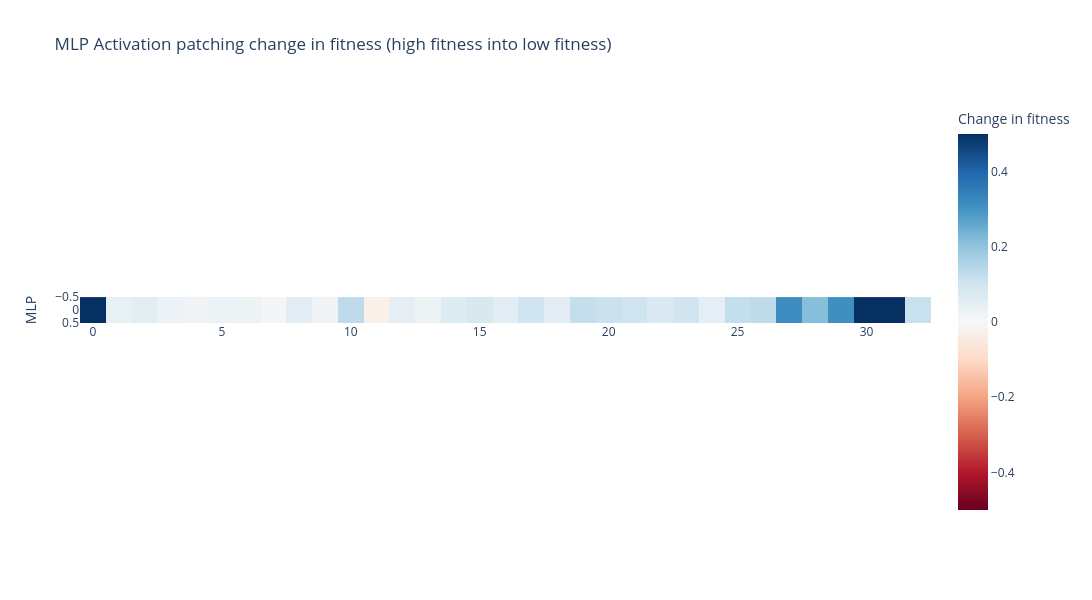

Notebook code cell kept with this figure:
### Code cell
imshow(
    patched_mlp_output.T,
    labels={"x": "", "y": "MLP", "color": "Change in fitness"},
    title="MLP Activation patching change in fitness (high fitness into low fitness)",
    width=1400,
    height=600,
    range_color=(-0.5,0.5)
)

### Figure 1 — Plotly figure (JSON) as saved in the notebook; plotly's stock layout.template omitted (floating-point values rounded to 4 significant figures)
{"data": [{"coloraxis": "coloraxis", "hovertemplate": "x: %{x}<br>MLP: %{y}<br>Change in fitness: %{z}<extra></extra>", "name": "0", "type": "heatmap", "xaxis": "x", "yaxis": "y", "z": [[0.9225, 0.04114, 0.05565, 0.02866, 0.01806, 0.02953, 0.02549, 0.009085, 0.05405, 0.01883, 0.1318, -0.02618, 0.04917, 0.02666, 0.06753, 0.08506, 0.05749, 0.1003, 0.05351, 0.1206, 0.1092, 0.1016, 0.07339, 0.1004, 0.04893, 0.1222, 0.1274, 0.3138, 0.214, 0.3092, 0.6654, 0.7631, 0.112]]}], "layout": {"coloraxis": {"autocolorscale": false, "cmax": 0.5, "cmid": 0, "cmin": -0.5, "colorbar": {"title": {"text": "Change in fitness"}}, "colorscale": [[0, "rgb(103,0,31)"], [0.1, "rgb(178,24,43)"], [0.2, "rgb(214,96,77)"], [0.3, "rgb(244,165,130)"], [0.4, "rgb(253,219,199)"], [0.5, "rgb(247,247,247)"], [0.6, "rgb(209,229,240)"], [0.7, "rgb(146,197,222)"], [0.8, "rgb(67,147,195)"], [0.9, "rgb(33,102,172)"], [1, "rgb(5,48,97)"]]}, "height": 600, "title": {"text": "MLP Activation patching change in fitness (high fitness into low fitness)"}, "width": 1400, "xaxis": {"anchor": "y", "constrain": "domain", "domain": [0, 1], "scaleanchor": "y"}, "yaxis": {"anchor": "x", "autorange": "reversed", "constrain": "domain", "domain": [0, 1], "title": {"text": "MLP"}}}}
